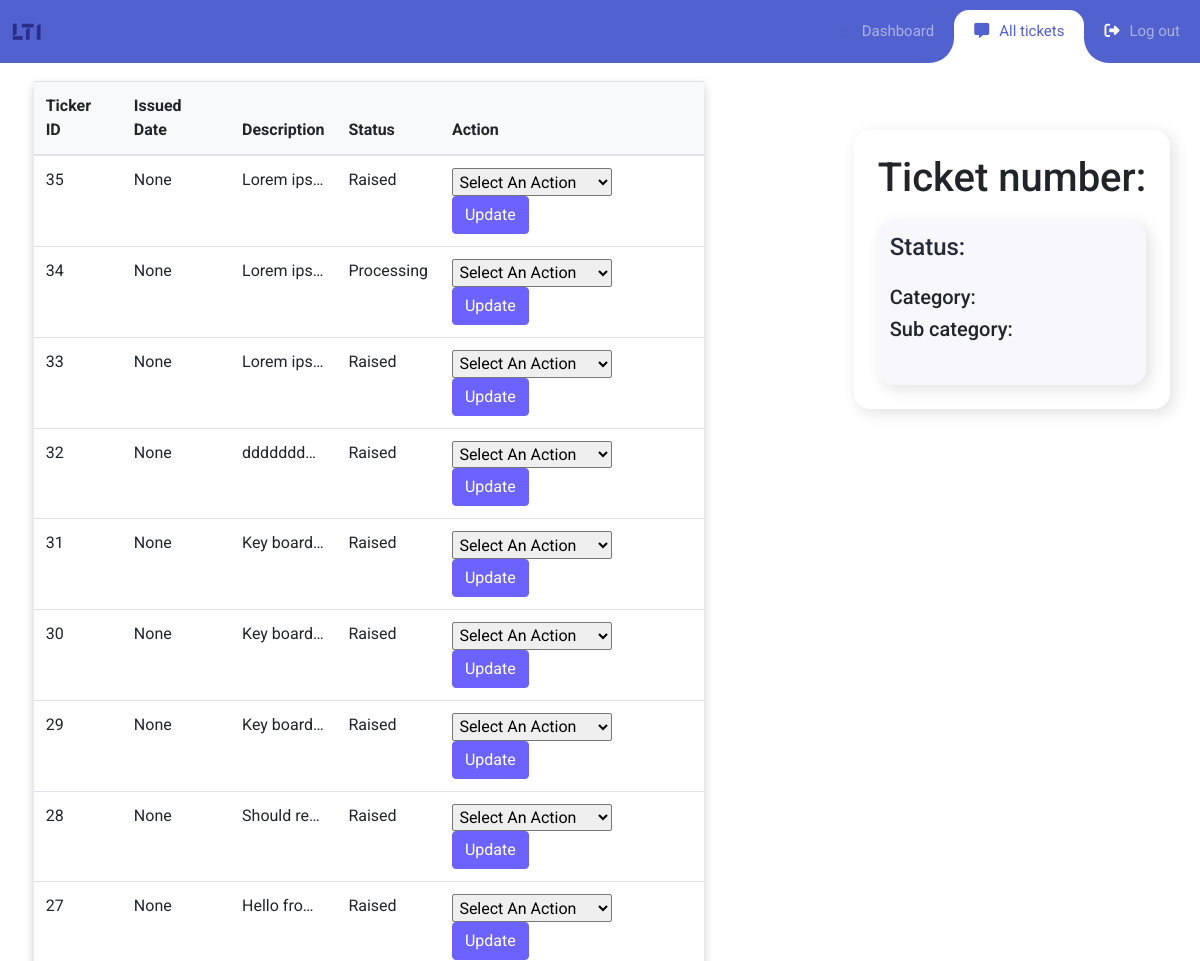
/alltickets (upper part), run on an earlier commit of the app's database.
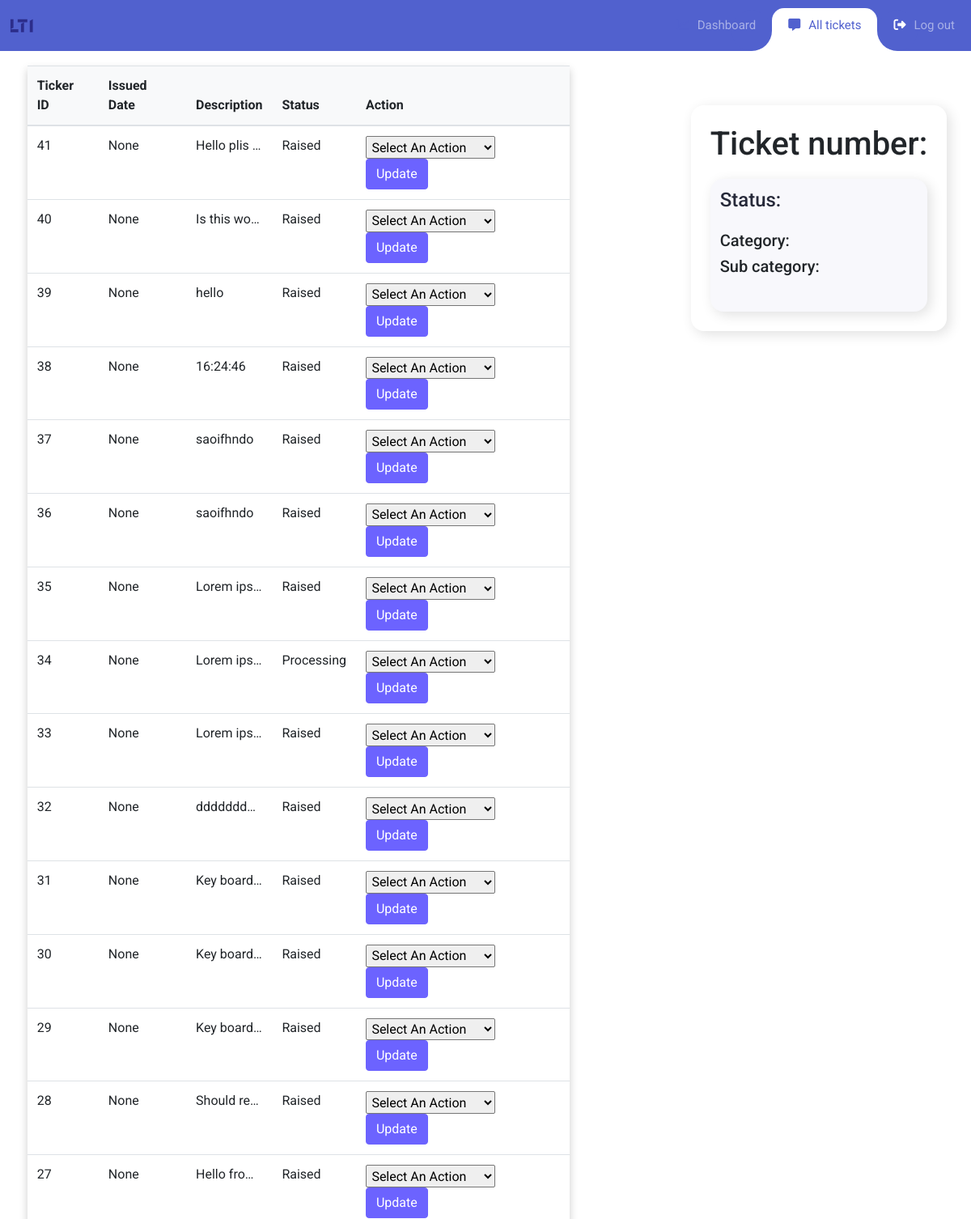
And on a later commit of the database.
### Tickets/models.py (models this page shows, shortened)
class Ticket(models.Model):
    ticket_status = [
    ('raised', 'raised'),
    ('processing', 'processing'),
    ('closed', 'closed'),
]
    user_id = models.ForeignKey(Profile,related_name='user',on_delete=models.CASCADE)
    status = models.CharField(max_length=100,choices=ticket_status)
    category = models.CharField(max_length=100) # in case future error arises convert it to char field
    subCategory = models.CharField(max_length=100)
    description = models.TextField()
    issue_date = models.DateTimeField(auto_now_add=True)

### Admin/views.py (the view, shortened to what this page needs)
# urls.py: path("alltickets",views.all_tickets.as_view(),name="alltickets"),
class all_tickets(APIView):
    renderer_classes = [TemplateHTMLRenderer]
    template_name = 'alltickets.html'
    def get(self, request):
        queryset = Ticket.objects.all()[::-1]
        status_set_processingandclosed = Ticket.ticket_status[1:] #Ticket.objects.filter(status=True).all()
        status_set_closed = Ticket.ticket_status[2:]
        print(status_set_processingandclosed)
        print(status_set_closed)
        print(Ticket.objects.all()[0].id)
        return render(request,'alltickets.html',{'list': queryset,'statusprocessingandclosed':status_set_processingandclosed,'statusclosed':status_set_closed})

### Admin/templates/alltickets.html (shortened to what the changed rows need)
{% load static %}
<!DOCTYPE html>
<html lang="en">
  <head>
    <link rel="stylesheet" href="{% static 'alltickets/fonts/icomoon/style.css' %}" />
    <link
      rel="stylesheet"
      href="https://cdnjs.cloudflare.com/ajax/libs/font-awesome/6.2.0/css/all.min.css"
    />
    <link rel="stylesheet" href="{% static 'alltickets/css/bootstrap.min.css' %}" />
    <link rel="stylesheet" href="{% static 'alltickets/css/alltickets_styles.css' %}" />
  </head>
  <body onload="ticketLoader()">
      <div class="container">
        <div class="row">
            <div class="col-md-12 col-lg-7">
                <div class="container" style="box-shadow: 0px 5px 10px 0px rgba(0, 0, 0, 0.2);">
                    <div class="shadow-4 rounded-5 overflow-hidden">
                        <table class="table align-middle mb-0 bg-white">
                            <thead class="bg-light" id="head">
                                    <th>Ticker ID</th>
                                    <th>Issued Date</th>
                                    <th>Description</th>
                                    <th>Status</th>
                                    <th>Action</th>
                              </thead>
                            <tbody>
                                {% for r in list %}
                                <form method="POST" action="{% url 'adminn:alltickets' r.id %}" >
                                  <tr class="" onclick="myFunc(this)">
                                  <td>{{r.id}}</td>
                                  <td>{{r.issue_date}}</td>
                                  <td style=
                                  "max-width:100px ;
                                    white-space: nowrap;
                                    overflow: hidden;
                                    text-overflow: ellipsis">{{r.description}}</td>
                                  <td style="text-transform: capitalize;">{{r.status}}</td>
                                  <td>
                                  <form action="#" method="get">
                                  <select id="admin-action" name="admin-action"  class="bootstrap-select" style="width:10rem; padding:1%;border-radius:2px;text-transform: capitalize;" Required>
                                    <option value="" selected="selected">Select an action</option>
                                  </select>
                                  <button type="submit" class="btn btn-primary">Update</button>
                                  </form>
                                  </td>
                                  </tr>
                                </form>
                                  {% endfor %}
                              </tbody>
                          </table>
                      </div>
                </div>
            </div>
            <div class="col-md-12 col-lg-4">
                <div class="drop">
                    <div class="drop__container">
                      <header>
                        <h1>Ticket number: </h1>
                      </header>
                      <div class="drop__list" id="drop-items">
                        <div id="drop__card">
                        <div class="drop__card">
                          <div class="drop__data">
                            <div>
                              <h1 class="drop__name">Status: </h1>
                              <br>
                            </div>
                          </div>
                        </div>
                      </div>
                    </div>
                  </div>
            </div>
        </div>
      </div>
  </body>
</html>

What changed in the data, as far as the page shows it:
added Ticket: id "41", issue_date "None", description "Hello plis…", status "Raised"
added Ticket: id "40", issue_date "None", description "Is this wo…", status "Raised"
added Ticket: id "39", issue_date "None", description "hello", status "Raised"
added Ticket: id "38", issue_date "None", description "16:24:46", status "Raised"
added Ticket: id "37", issue_date "None", description "saoifhndo", status "Raised"
added Ticket: id "36", issue_date "None", description "saoifhndo", status "Raised"
